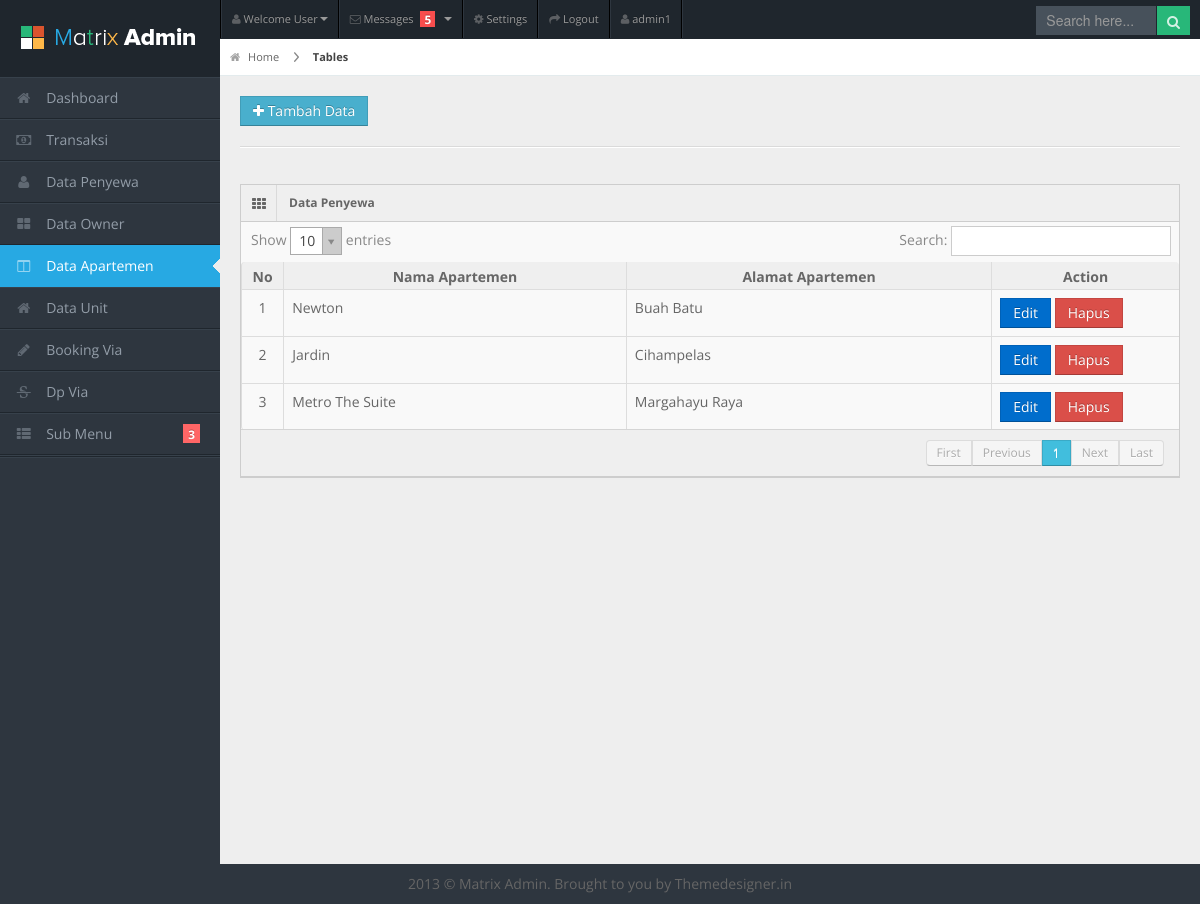
The page /apartemen.php (signed in) on the database its author committed.
### tables this page shows
CREATE TABLE `tb_apt` (
  `kd_apt` int(4) NOT NULL,
  `nama_apt` varchar(30) NOT NULL,
  `alamat_apt` varchar(50) NOT NULL
);

### proses/proses.php (called while the page is built, shortened)
<?php
class Proses{
  public function __construct(){
    $this->db = new PDO('mysql:host=localhost;dbname=db_keuangan_cozzal','root','');
  }
  public function showApartemen(){
	$sql = "SELECT * FROM tb_apt";
	$query = $this->db->query($sql);
	return $query;
  }
}
?>

### apartemen.php (the view, shortened to what this page needs)
<?php
  include "template/head.php";
?>
<body>
<?php
  include "template/header.php";
  include "template/sidebar.php";
?>
<div id="content">
  <div id="content-header">
    <div id="breadcrumb"> <a href="#" title="Go to Home" class="tip-bottom"><i class="icon-home"></i> Home</a> <a href="#" class="current">Tables</a> </div>
    <a href="#popup-apartemen" data-toggle="modal" class="btn btn-info btn-add"><i class="icon-plus"></i> Tambah Data</a>
  </div>
  <div class="container-fluid">
    <hr>
    <div class="row-fluid">
      <div class="span12">
        <div class="widget-box">
          <div class="widget-title"> <span class="icon"><i class="icon-th"></i></span>
            <h5>Data Penyewa</h5>
          </div>
          <div class="widget-content nopadding">
            <table class="table table-bordered data-table">
              <thead>
                <tr>
                  <th class="span1">No</th>
                  <th>Nama Apartemen</th>
                  <th>Alamat Apartemen</th>
				  <th class="span3">Action</th>
                </tr>
              </thead>
              <tbody>
                <?php
				  require("proses/proses.php");
				  $Proses = new Proses();
				  $show = $Proses->showApartemen();
				  $i = 1;
				  while($data = $show->fetch(PDO::FETCH_OBJ)){
					echo "
					  <tr class=gradeC'>
					    <td style='text-align:center;'>$i</td>
					    <td>$data->nama_apt</td>
						<td>$data->alamat_apt</td>
						<td>
						    <a class='btn btn-primary' href='edit.php?edit_apt=$data->kd_apt'>Edit</a>
						    <a class='btn btn-danger' href='proses/proses_delete.php?delete_apt=$data->kd_apt'>Hapus</a>
						  </td>
					  </tr>";
					$i++;
				  };
				?>
              </tbody>
            </table>
          </div>
        </div>
      </div>
    </div>
  </div>
</div>
<div class="row-fluid">
  <div id="footer" class="span12"> 2013 &copy; Matrix Admin. Brought to you by <a href="http://themedesigner.in">Themedesigner.in</a> </div>
</div>
</body>
</html>

### css/theme.css (style rules this page uses)
.btn-add { margin-left: 20px; margin-top: 20px; }

### css/matrix-style.css (style rules this page uses)
* { outline:none !important; -moz-outline: none !important; }
html, body { height:100% }
body { overflow-x: hidden; margin-top: -10px; font-family: 'Open Sans', sans-serif; font-size:14px; color:#666; }
a { color:#666; }
select, textarea, input[type="text"], input[type="password"], input[type="datetime"], input[type="datetime-local"], input[type="date"], input[type="month"], input[type="time"], input[type="week"], input[type="number"], input[type="email"], input[type="url"], input[type="search"], input[type="tel"], input[type="color"], .uneditable-input, .label, .dropdown-menu, .btn, .well, .progress, .table-bordered, .btn-group > .btn:first-child, .btn-group > .btn:last-child, .btn-group > .btn:last-child, .btn-group > .dropdown-toggle, .alert { border-radius:0px; }
.btn, textarea, input[type="text"], input[type="password"], input[type="datetime"], input[type="datetime-local"], input[type="date"], input[type="month"], input[type="time"], input[type="week"], input[type="number"], input[type="email"], input[type="url"], input[type="search"], input[type="tel"], input[type="color"], .uneditable-input { box-shadow:none; }
.progress, .progress-success .bar, .progress .bar-success, .progress-warning .bar, .progress .bar-warning, .progress-danger .bar, .progress .bar-danger, .progress-info .bar, .progress .bar-info, .btn, .btn-primary { background-image:none; }
#footer { padding:10px; text-align:center; }
hr { border-top-color:#dadada; }
#content { background: none repeat scroll 0 0 #eeeeee; margin-left: 220px; margin-right: 0; padding-bottom: 25px; position: relative; min-height:100%; width: auto; }
#content-header { position: abslute; width: 100%; margin-top: -38px; z-index: 20; }
#breadcrumb { background-color: #fff; border-bottom: 1px solid #e3ebed; }
#breadcrumb a { padding: 8px 20px 8px 10px; display: inline-block; background-image: url('../img/breadcrumb.png'); background-position: center right; background-repeat: no-repeat; font-size: 11px; color: #666666; }
#breadcrumb a:last-child { background-image:none; }
#breadcrumb a.current { font-weight: bold; color: #444444; }
#breadcrumb a i { margin-right: 5px; opacity: .6; }
.stat-boxes .peity_bar_good, .stat-boxes .peity_line_good, { color: #459D1C; }
.widget-box { background: none repeat scroll 0 0 #F9F9F9; border-left: 1px solid #CDCDCD; border-top: 1px solid #CDCDCD; border-right: 1px solid #CDCDCD; clear: both; margin-top: 16px; margin-bottom: 16px; position: relative; }
.widget-title, .modal-header, .table th, div.dataTables_wrapper .ui-widget-header { background:#efefef; border-bottom: 1px solid #CDCDCD; height: 36px; }
.widget-title span.icon { padding: 9px 10px 7px 11px; float: left; border-right:1px solid #dadada; }
.widget-title h5 { color: #666; float: left; font-size: 12px; font-weight: bold; padding: 12px; line-height: 12px; margin: 0; }
.widget-content { padding:15px; border-bottom: 1px solid #cdcdcd; }
.table th { height: auto; font-size: 14px; padding: 5px 10px 2px; border-bottom: 0; text-align: center; color: #666666; }
.nopadding { padding: 0 !important; }
.nopadding .table { margin-bottom: 0; }
.nopadding .table-bordered { border: 0; }

### css/matrix-media.css (style rules this page uses)
body { background:#2E363F; }

### rows shown on the page
tb_apt: nama_apt "Newton", alamat_apt "Buah Batu"
tb_apt: nama_apt "Jardin", alamat_apt "Cihampelas"
tb_apt: nama_apt "Metro The Suite", alamat_apt "Margahayu Raya"

### other values the page prints
$username "admin1"
